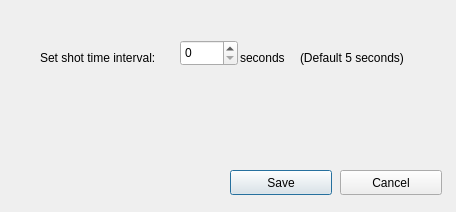
<?xml version="1.0" encoding="UTF-8"?>
<ui version="4.0">
 <class>XPMonitor</class>
 <widget class="QDialog" name="XPMonitor">
  <property name="geometry">
   <rect>
    <x>0</x>
    <y>0</y>
    <width>456</width>
    <height>212</height>
   </rect>
  </property>
  <property name="windowTitle">
   <string>XPMonitor</string>
  </property>
  <property name="windowIcon">
   <iconset>
    <normaloff>xpmonitor.jpeg</normaloff>xpmonitor.jpeg</iconset>
  </property>
  <widget class="QLabel" name="label">
   <property name="geometry">
    <rect>
     <x>40</x>
     <y>50</y>
     <width>141</width>
     <height>16</height>
    </rect>
   </property>
   <property name="text">
    <string>Set shot time interval:</string>
   </property>
  </widget>
  <widget class="QLabel" name="label_2">
   <property name="geometry">
    <rect>
     <x>240</x>
     <y>50</y>
     <width>56</width>
     <height>16</height>
    </rect>
   </property>
   <property name="text">
    <string>seconds</string>
   </property>
  </widget>
  <widget class="QSpinBox" name="spinBox">
   <property name="geometry">
    <rect>
     <x>180</x>
     <y>40</y>
     <width>58</width>
     <height>26</height>
    </rect>
   </property>
  </widget>
  <widget class="QLabel" name="label_3">
   <property name="geometry">
    <rect>
     <x>300</x>
     <y>50</y>
     <width>121</width>
     <height>16</height>
    </rect>
   </property>
   <property name="text">
    <string>(Default 5 seconds)</string>
   </property>
  </widget>
  <widget class="QPushButton" name="pushButton">
   <property name="geometry">
    <rect>
     <x>230</x>
     <y>170</y>
     <width>102</width>
     <height>25</height>
    </rect>
   </property>
   <property name="text">
    <string>Save</string>
   </property>
  </widget>
  <widget class="QPushButton" name="pushButton_2">
   <property name="geometry">
    <rect>
     <x>340</x>
     <y>170</y>
     <width>102</width>
     <height>25</height>
    </rect>
   </property>
   <property name="text">
    <string>Cancel</string>
   </property>
  </widget>
 </widget>
 <layoutdefault spacing="6" margin="11"/>
 <resources/>
 <connections/>
</ui>
